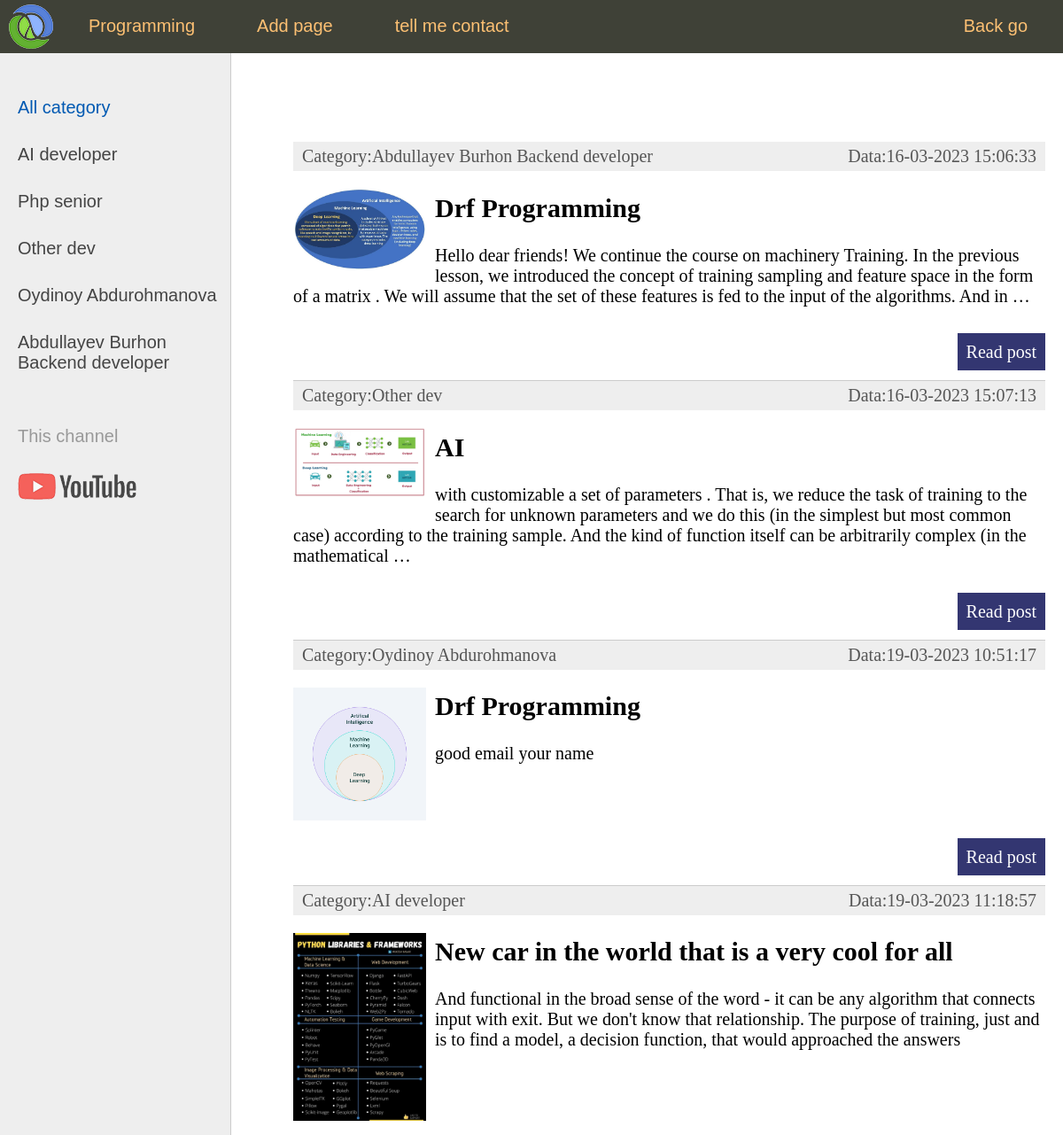
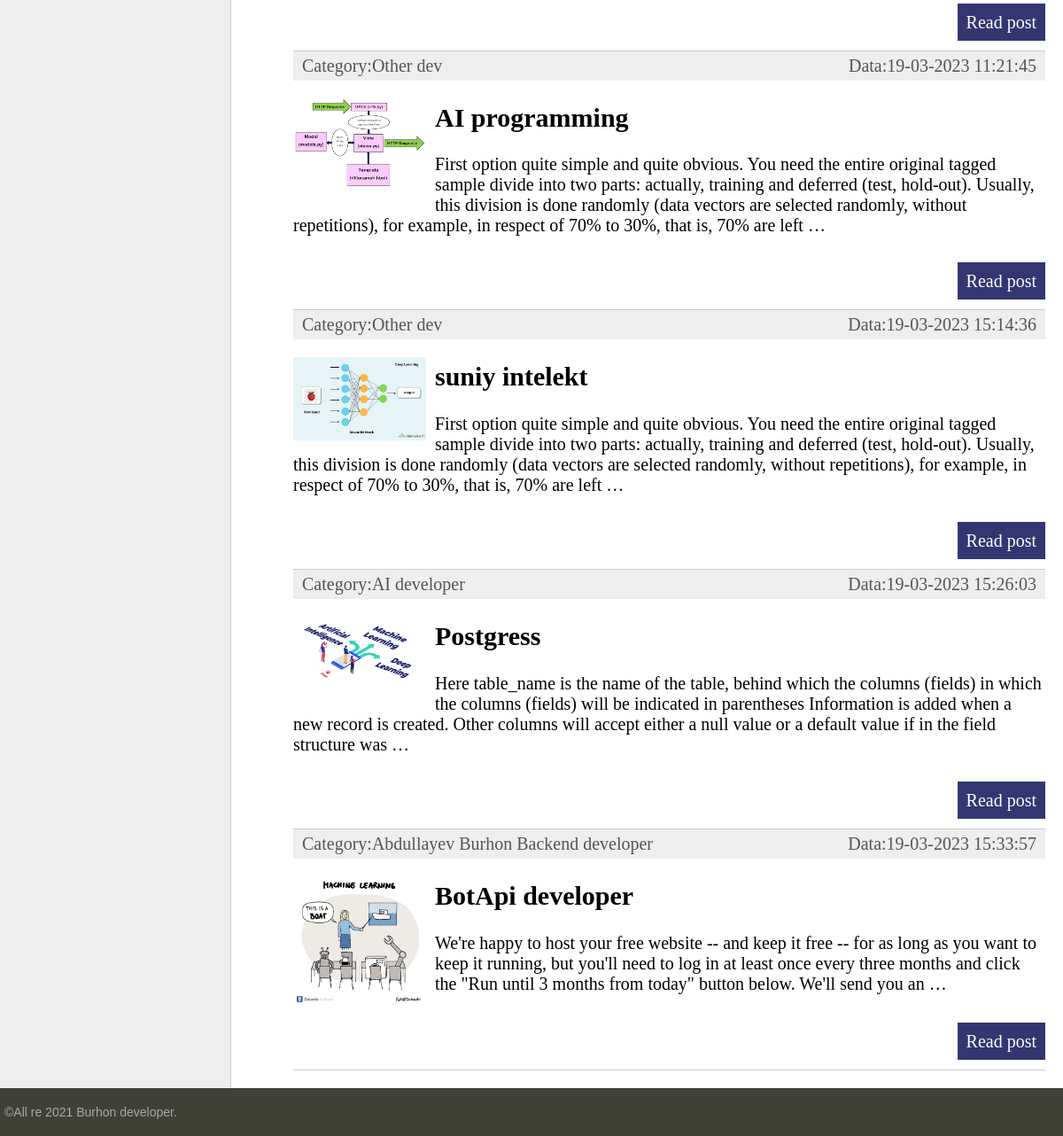
The page / on the database its author committed (2 pictures, top to bottom).
### university/models.py (models this page shows, shortened)
class Category(models.Model):
    name = models.CharField(max_length=300, db_index=True)
    slug = models.SlugField(max_length=260, unique=True, verbose_name="Url", db_index=True)
    def __str__(self):
        return self.name
    def get_absolute_url(self):
        return reverse('category', kwargs={"cat_id":self.pk})
    class Meta:
        verbose_name = "Category"
        verbose_name_plural = "Categories"
        ordering =['id']

class Women(models.Model):
    title = models.CharField(max_length=300)
    slug = models.SlugField(max_length=260, unique=True, verbose_name="Url", db_index=True)
    content = models.TextField(blank=True)
    image = models.ImageField(upload_to='images/%Y/%m/%d/')
    time_create = models.DateTimeField(auto_now_add=True)
    time_update = models.DateTimeField(auto_now=True)
    is_published = models.BooleanField(default=True)
    cat  = models.ForeignKey("Category", on_delete=models.PROTECT)
    def get_absolute_url(self):
        return reverse('post', kwargs={"post_slug":self.slug})
    class Meta:
        verbose_name = "Customer"
        verbose_name_plural = "Customers"
        ordering =['time_create', 'title']

### university/views.py (the view)
# urls.py: path('', index, name = 'home'),
def index(request):
    posts = Women.objects.all()
    ctx = {
        "posts":posts,
        "menu":menu,
        "title":"Menu site",
        "cat_selected":0,
    }
    return render(request, 'home.html', ctx)

### university/templatetags/women_tags.py (called while the page is built)
@register.inclusion_tag('list_categories.html')
def show_categories(sort=None, cat_selected = 0 ):
    if not sort:
        cats =  Category.objects.all()
    else:
        cats =  Category.objects.order_by(sort)
    return {"cats":cats, "cat_selected": cat_selected}

### templates/home.html (shortened to what this page needs)
{% extends 'base.html' %}
{% block content %}
<ul class="list-articles">
	{% for p in posts %}
			<li><div class="article-panel">
	<p class="first">Category:{{p.cat}}</p>
	<p class="last">Data:{{p.time_update| date:"d-m-Y H:i:s"}}</p>
	</div>
{% if p.image %}
	<p><img class="img-article-left thumb" src="{{ p.image.url }}"></p>
{% endif %}
				<h2>{{p.title}}</h2>
	{% autoescape on %}
	{{p.content|linebreaks|truncatewords:50}}
	{% endautoescape %}
			<p class="link-read-post"><a href="{{ p.get_absolute_url  }}">Read post</a></p>
			</li>
	{% endfor %}
</ul>
{% endblock %}

### templates/base.html (shortened to what this page needs)
<!DOCTYPE html>
{% load static %}
{% load women_tags  %}
<html>
<head>
	<link type="text/css" href="{% static 'women/css/styles.css' %}" rel="stylesheet" />
</head>
<body>
<table class="table-page" border=0 cellpadding="0" cellspacing="0">
<tr><td valign=top>
{% block mainmenu %}
		<div class="header">
			<ul id="mainmenu" class="mainmenu">
			<li class="logo"><a href="{% url 'home' %}"><div class="logo"></div></a></li>
{% for m in menu %}
	{% if not forloop.last %}
			<li><a href="{% url  m.url_name %}">{{m.title}}</a></li>
	{% else %}
			<li class="last"><a href="{% url  m.url_name %}">{{m.title}}</a></li>
	{% endif %}
{% endfor %}
			</ul>
		</div>
{% endblock mainmenu %}
<table class="table-content" border=0 cellpadding="0" cellspacing="0">
<tr>
	<td valign="top" class="left-chapters">
	<ul id="leftchapters">
{% if cat_selected == 0  %}
		<li class="selected">All category</li>
{% else  %}
		<li><a href="{% url 'home' %}">All Category</a></li>
{% endif %}
{% show_categories  cat_selected=cat_selected %}
		<li class="share">
		<p>This  channel</p>
		<a class="share-yt" href="https://www.youtube.com/channel/UClJzWfGWuGJL2t-3dYKcHTA/playlists" target="_blank" rel="nofollow"></a>
		</li>
	</ul>
</td>
<td valign="top" class="content">
	<div class="content-text">
{% block content %}
{% endblock %}
	</div>
</td></tr></table>
</td></tr>
<tr><td valign=top>
	<div id="footer">
		<p>&copy;All re 2021 Burhon developer.</p>
	</div>
</td></tr></table>
</body>
</html>

### templates/list_categories.html
{% for c in cats  %}
		{% if c.pk == cat_selected  %}
			<li class="selected">{{c.name}}</li>
		{% else %}
			<li><a href="{{ c.get_absolute_url }}">{{c.name}}</a></li>
		{% endif  %}
{% endfor %}

### static/css/styles.css (style rules this page uses)
html, body { font-family: 'Arial'; margin: 0; padding: 0; height: 100%; width: 100%; color: #444; }
a { color: #0059b2; text-decoration: none; }
img { max-width: 600px; height: auto; }
img.img-article-left { max-width: 300px; height: auto; float: left; padding: 0 10px 10px 0; }
img.img-article-left.thumb { max-width: 150px; height: auto; }
p.link-read-post { text-align: right; }
p.link-read-post a { padding: 10px; min-width: 100px; background: #333671; color: #fff; text-decoration: none; }
div.article-panel { background: #eee; padding: 5px 10px 5px 10px; box-sizing: border-box; overflow: hidden; color: #555; }
div.article-panel p.first { margin: 0; float: left; }
div.article-panel p.last { margin: 0; float: right; }
ul.list-articles { list-style: none; margin: 0; padding: 0; }
ul.list-articles li { border-bottom: 1px solid #ccc; }
.table-page { width: 100%; height: 100%; vertical-align: top; }
.table-page tr { height: 100%; }
.header { background: #3F4137; height: 60px; }
.logo { background: url('../images/logo.png') no-repeat 10px 5px; width: 70px; height: 60px; }
ul.mainmenu { list-style: none; margin: 0; padding: 0; height: 60px; color: #fdc073; font-size: 20px; overflow: hidden; }
ul.mainmenu li { float: left; margin: 18px 40px 0 30px; }
ul.mainmenu li.logo { margin: 0; }
ul.mainmenu li.last { float: right; }
ul.mainmenu li a { color: #fdc073; text-decoration: none; }
.table-content { width: 100%; min-height: 100%; height: 100%; }
.left-chapters { margin: 0; background: #eee; border-right: 1px solid #ccc; min-height: 100%; }
.left-chapters ul { width: 230px; min-height: 100%; margin: 0; padding: 20px 10px 10px 20px; list-style: none; font-size: 20px; }
.left-chapters ul li { margin: 30px 0 0 0; color: #999; }
.left-chapters ul li.selected { color: #0059b2; }
.left-chapters ul li a { color: #444; text-decoration: none; }
.left-chapters ul li.share { margin: 60px 0 0 0; }
.left-chapters ul li.share p { margin: 30px 0 30px 0; }
.left-chapters ul li.share a { display: inline-block; width: 40px; height: 40px; margin: 0 20px 0 0; }
.left-chapters ul li.share a.share-yt { width: 100%; height: 30px; background: url('../images/share_yt.png') no-repeat 0 0 }
.content { padding: 40px 20px 20px 40px; width: 100%; box-sizing: border-box; }
.content-text { margin: 60px 0 0 30px; color: #000; font-size: 20px; font-family: Yandex Sans Display Light; }
#footer { box-sizing: border-box; background: #3F4137; padding: 5px; color: #aaa; font-size: 14px; font-family: Verdana, Geneva, Arial, Helvetica; text-align: left; overflow: hidden; }

### rows shown on the page
Category: name "AI developer"
Category: name "Php senior"
Category: name "Other dev"
Category: name "Oydinoy Abdurohmanova"
Category: name "Abdullayev Burhon Backend developer"
Women: cat "Abdullayev Burhon Backend developer", time_update "16-03-2023 15:06:33", image (picture), title "Drf Programming", content "Hello dear friends! We continue the course on machinery Training. In the previous lesson, we introduced the concept of training sampling and feature space in the form of a matrix . We will assume that the set of these features is fed to the input of the algorithms. And in …"
Women: cat "Other dev", time_update "16-03-2023 15:07:13", image (picture), title "AI", content "with customizable a set of parameters . That is, we reduce the task of training to the search for unknown parameters and we do this (in the simplest but most common case) according to the training sample. And the kind of function itself can be arbitrarily complex (in the mathematical …"
Women: cat "Oydinoy Abdurohmanova", time_update "19-03-2023 10:51:17", image (picture), title "Drf Programming", content "good email your name"
Women: cat "AI developer", time_update "19-03-2023 11:18:57", image (picture), title "New car in the world that is a very cool for all", content "And functional in the broad sense of the word - it can be any algorithm that connects input with exit. But we don't know that relationship. The purpose of training, just and is to find a model, a decision function, that would approached the answers"
Women: cat "Other dev", time_update "19-03-2023 11:21:45", image (picture), title "AI programming", content "First option quite simple and quite obvious. You need the entire original tagged sample divide into two parts: actually, training and deferred (test, hold-out). Usually, this division is done randomly (data vectors are selected randomly, without repetitions), for example, in respect of 70% to 30%, that is, 70% are left …"
Women: cat "Other dev", time_update "19-03-2023 15:14:36", image (picture), title "suniy intelekt", content "First option quite simple and quite obvious. You need the entire original tagged sample divide into two parts: actually, training and deferred (test, hold-out). Usually, this division is done randomly (data vectors are selected randomly, without repetitions), for example, in respect of 70% to 30%, that is, 70% are left …"
Women: cat "AI developer", time_update "19-03-2023 15:26:03", image (picture), title "Postgress", content "Here table_name is the name of the table, behind which the columns (fields) in which the columns (fields) will be indicated in parentheses Information is added when a new record is created. Other columns will accept either a null value or a default value if in the field structure was …"
Women: cat "Abdullayev Burhon Backend developer", time_update "19-03-2023 15:33:57", image (picture), title "BotApi developer", content "We're happy to host your free website -- and keep it free -- for as long as you want to keep it running, but you'll need to log in at least once every three months and click the \"Run until 3 months from today\" button below. We'll send you an …"

### other values the page prints
{{ m.title }} "Programming" "Add page" "tell me contact"
{{ m.title }} "Back go"
